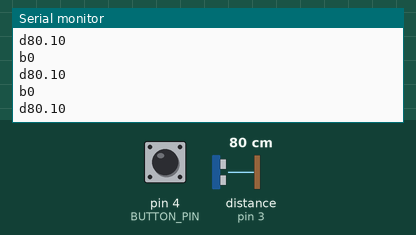
Simulated run of this sketch. Board: Arduino Uno, built with avr-gcc and run on an emulated ATmega328P. Shown: the last lines printed to the serial monitor. Wiring (inferred from the names in the program): ultrasonic range finder: trigger pin 2; echo pin 3. Inputs (shaded band) come from the test bench; at power-on: distance to the obstacle (sensor on pin 3) 80 cm, pin 4 (BUTTON_PIN) LOW. The echo pulse lasts 58.3 µs per cm.

Above: at 1.2 s.
1.3 s: distance to the obstacle (sensor on pin 3) set to 2 cm
At 1.8 s:
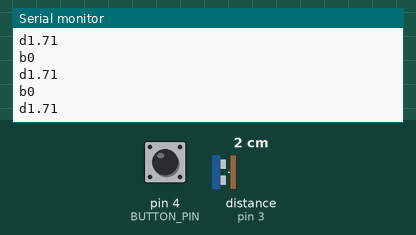
2.8 s: pin 4 (BUTTON_PIN) pulled HIGH for 0.15 s
4.4 s: distance to the obstacle (sensor on pin 3) set to 4 cm
At 5.2 s:
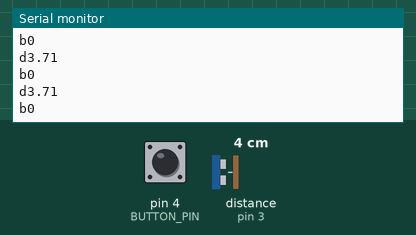
Timing chart, 0 to 7.4 s (numbered marks = the images above; inputs shaded):
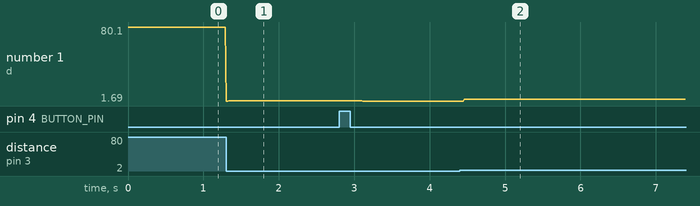

Measured:
- after the input at 1.3 s, the serial monitor: prints a new line at once (image 1)
- after the input at 4.4 s, the serial monitor: prints a new line after 0.06 s (image 2)
- plotted number 1: 80.1 → 1.71 after the input at 1.3 s, 1.69 → 3.7 after the input at 4.4 s

The sketch:

us_arduino.ino
```cpp
#define TRIG_PIN 2 // set digital pin ID
#define ECHO_PIN 3
#define BUTTON_PIN 4
const float time_gain = 1.0/58; // gain for duration [us] to distance [cm]
float read_sensor(){
// trigger
digitalWrite(TRIG_PIN, HIGH);
delayMicroseconds(10); // 10 usec
digitalWrite(TRIG_PIN, LOW);
// measure the duration when echo is high
return time_gain*pulseIn(ECHO_PIN,HIGH);
}
void setup() {
// ultrasonic sensor
pinMode(TRIG_PIN, OUTPUT);
pinMode(ECHO_PIN, INPUT);
pinMode(BUTTON_PIN, INPUT);
Serial.begin(9600);
}
float distance;
void loop() {
distance = read_sensor();
Serial.print("d");
Serial.println(distance);
Serial.print("b");
Serial.println(digitalRead(BUTTON_PIN));
delay(10);
}
```
